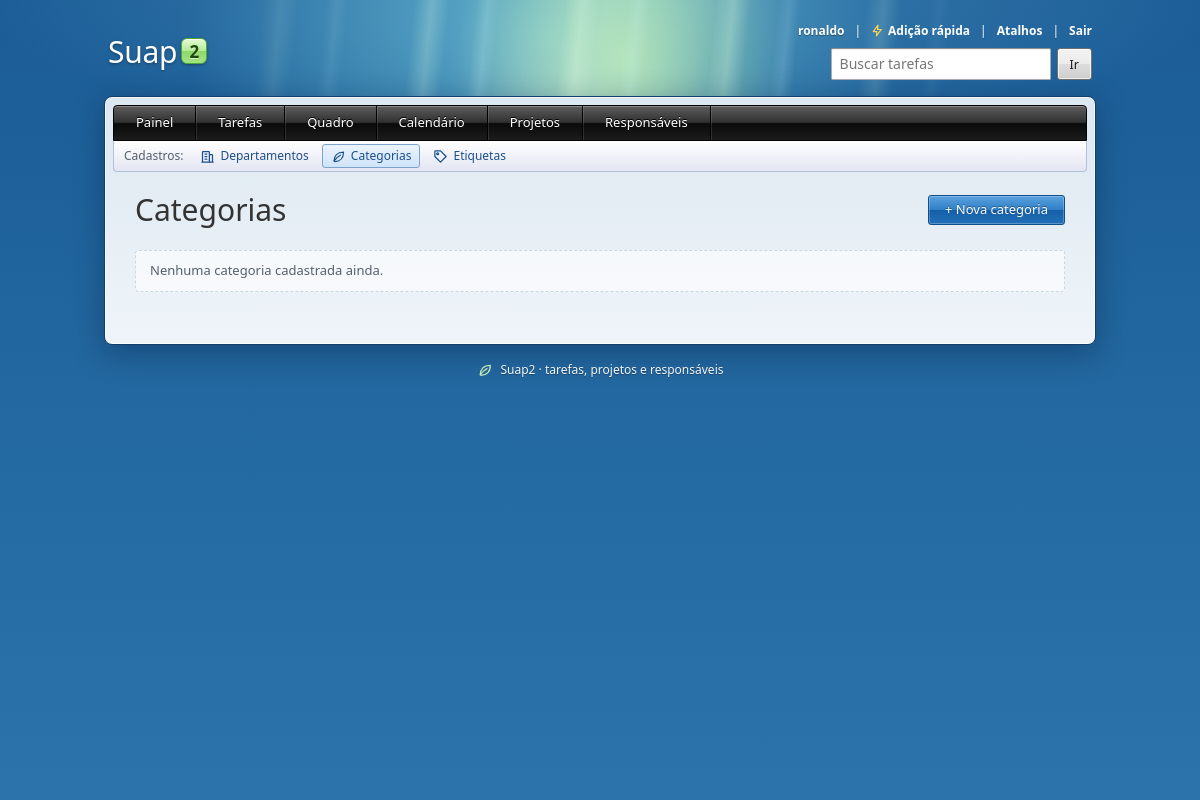
The app's page /categorias/ (signed in), older data.
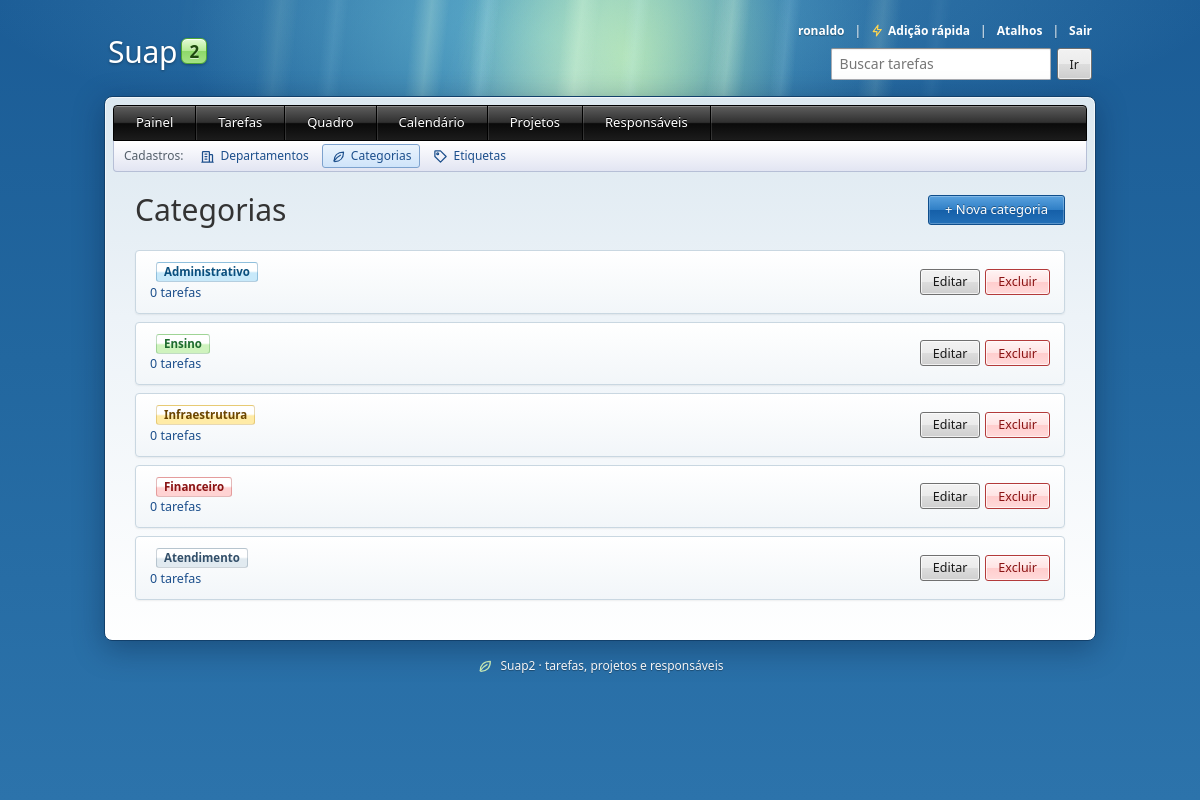
The same page, newer data.
### Suap2APP/models.py (models this page shows, shortened)
class Categoria(models.Model):
    CORES = [
        ('azul', 'Azul'),
        ('verde', 'Verde'),
        ('amarelo', 'Amarelo'),
        ('vermelho', 'Vermelho'),
        ('cinza', 'Cinza'),
    ]
    nome = models.CharField(max_length=60, unique=True)
    cor = models.CharField(max_length=10, choices=CORES, default='cinza')
    class Meta:
        verbose_name = 'Categoria'
        verbose_name_plural = 'Categorias'
        ordering = ['nome']

### Suap2APP/views.py (the view)
# urls.py: path('categorias/', views.CategoriaListView.as_view(), name='categoria_list'),
class CategoriaListView(LeituraMixin, ListView):
    model = Categoria
    context_object_name = 'categorias'
    def get_queryset(self):
        return Categoria.objects.annotate(total=Count('tarefas'))

### Suap2APP/context_processors.py (called while the page is built)
def acesso(request):
    return {
        'visitante': e_visitante(request),
        'pode_editar': request.user.is_authenticated,
    }

### Suap2APP/views.py (called while the page is built)
def e_visitante(request):
    return not request.user.is_authenticated and request.session.get(SESSAO_VISITANTE, False)

    def dispatch(self, request, *args, **kwargs):
        if request.method in ('GET', 'HEAD') and e_visitante(request):
            return super(LoginRequiredMixin, self).dispatch(request, *args, **kwargs)
        return super().dispatch(request, *args, **kwargs)

### Suap2APP/templates/Suap2APP/categoria_list.html (shortened to what this page needs)
{% extends 'Suap2APP/base.html' %}
{% block content %}
    <div class="cabecalho">
        <h1>Categorias</h1>
        {% if pode_editar %}
        <a class="btn btn-primary" href="{% url 'categoria_create' %}">+ Nova categoria</a>
        {% endif %}
    </div>
    {% if categorias %}
        <div class="lista">
            {% for categoria in categorias %}
                <div class="item">
                    <div class="item-info">
                        <div class="item-titulo">
                            <span class="badge cor-{{ categoria.cor }}">{{ categoria.nome }}</span>
                        </div>
                        <div class="item-detalhe">
                            <a href="{% url 'tarefa_list' %}?categoria={{ categoria.pk }}">{{ categoria.total }} tarefa{{ categoria.total|pluralize }}</a>
                        </div>
                    </div>
                    {% if pode_editar %}
                        <div class="acoes">
                            <a class="btn btn-secondary btn-small" href="{% url 'categoria_update' categoria.pk %}">Editar</a>
                            <a class="btn btn-danger btn-small" href="{% url 'categoria_delete' categoria.pk %}">Excluir</a>
                        </div>
                    {% endif %}
                </div>
            {% endfor %}
        </div>
    {% else %}
        <p class="vazio">Nenhuma categoria cadastrada ainda.</p>
    {% endif %}
{% endblock %}

Row changes from the older to the newer data that the page shows:
added Categoria: nome "Administrativo", total "0"
added Categoria: nome "Ensino", total "0"
added Categoria: nome "Infraestrutura", total "0"
added Categoria: nome "Financeiro", total "0"
added Categoria: nome "Atendimento", total "0"
Text that changed along with them:
text no longer shown: "Nenhuma categoria cadastrada ainda."
